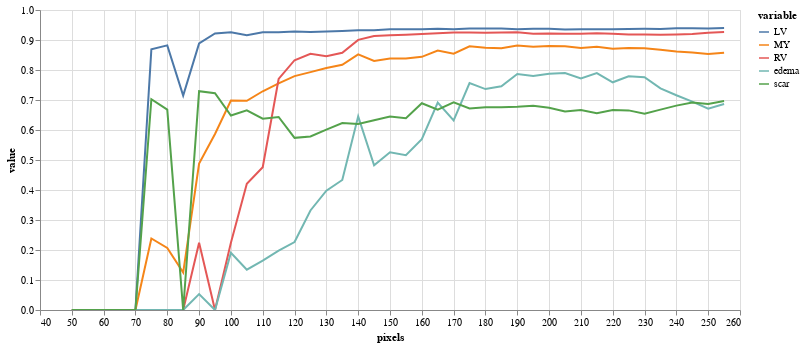

The notebook cell saved with this chart:
### Code cell
(alt
 .Chart(results.melt(id_vars=['pixels'],value_vars=['LV','MY','RV','edema','scar']))
 .mark_line()
 .encode(
     x="pixels",
     y="value",
     color="variable",
     tooltip="value"
 )
 .properties(width=700,height=300)
 .interactive()
)

### Figure 1 — Vega-Lite specification as saved in the notebook (floating-point values rounded to 4 significant figures; data arrays with more than 128 entries replaced by an {"elided": "..."} marker saying what was removed)
{"config": {"view": {"continuousWidth": 400, "continuousHeight": 300}}, "data": {"name": "data-c44f90c619e11fc435a46b510a949b41"}, "mark": "line", "encoding": {"color": {"type": "nominal", "field": "variable"}, "tooltip": {"type": "quantitative", "field": "value"}, "x": {"type": "quantitative", "field": "pixels"}, "y": {"type": "quantitative", "field": "value"}}, "height": 300, "selection": {"selector015": {"type": "interval", "bind": "scales", "encodings": ["x", "y"]}}, "width": 700, "$schema": "https://vega.github.io/schema/vega-lite/v4.0.2.json", "datasets": {"data-c44f90c619e11fc435a46b510a949b41": {"elided": "210 records"}}}
